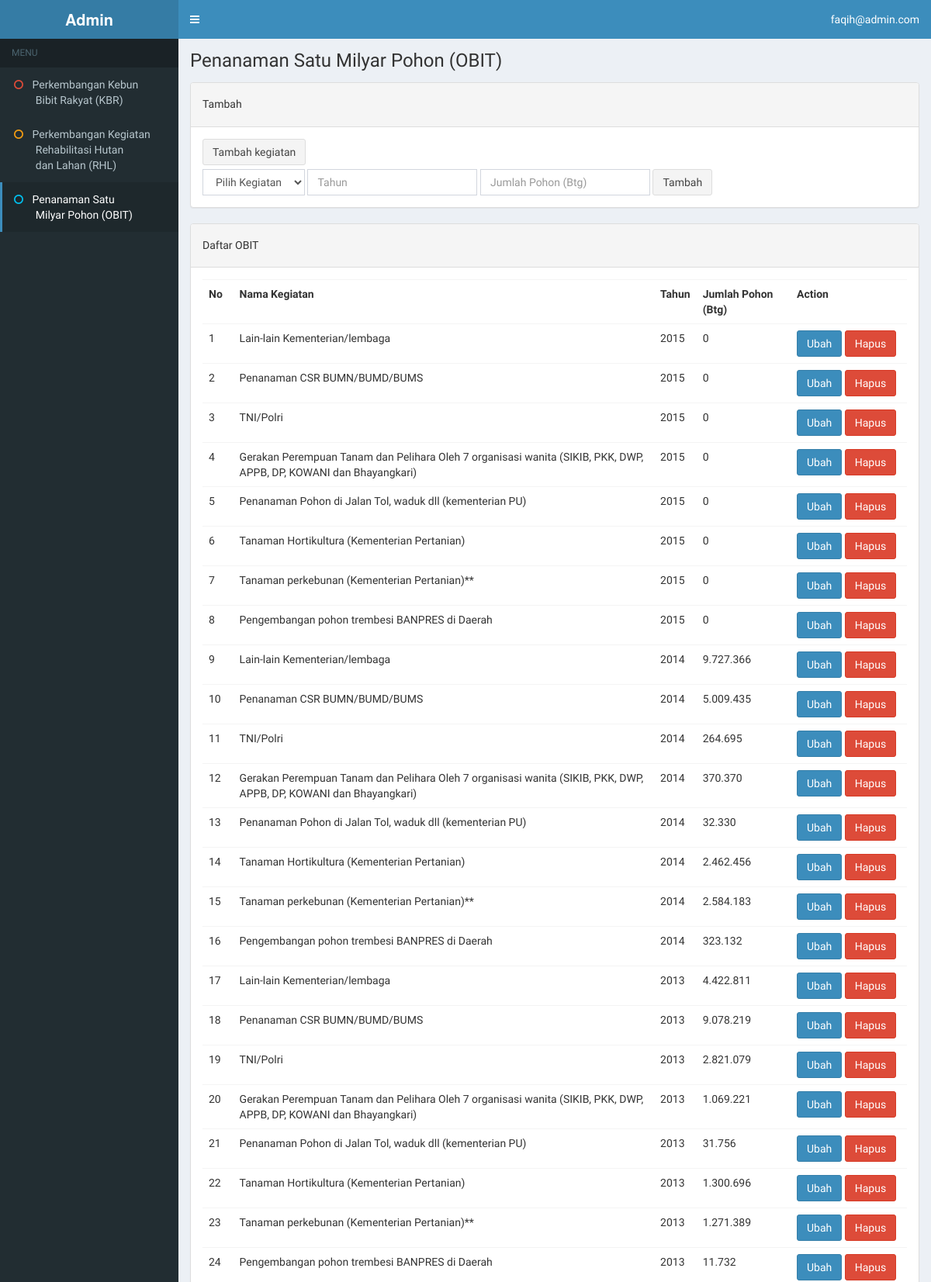
The page /admin/event/index.php (signed in, upper part) on the database its author committed.
### tables this page shows
CREATE TABLE `obit` (
  `id_obit` int(10) UNSIGNED NOT NULL,
  `id_event` int(10) UNSIGNED NOT NULL,
  `count` int(11) NOT NULL,
  `year` year(4) NOT NULL
);

CREATE TABLE `events` (
  `id_event` int(11) NOT NULL,
  `name` text NOT NULL,
  `sector` enum('forestry','nonforestry') NOT NULL
);

### admin/event/index.php (called while the page is built, shortened)
<?php
require(ROOTPATH."/models/obit.php");
$page = "obit";
$data_obit = get_obit();
include(ROOTPATH."/view/template.php");

### models/users.php (called while the page is built, shortened)
<?php
function getUserLogin(){
    if(isLoggedIn()) {
        $user = array();
        $user['id_user'] = $_SESSION['id_user'];
        $user['email'] = $_SESSION['email'];
        $user['rule'] = $_SESSION['rule'];
        return $user;
    }
    return null;
}
function isLoggedIn(){
    if(isset($_SESSION['is_logged_id']))
        return $_SESSION['is_logged_id'];
    return false;
}

### models/obit.php (called while the page is built, shortened)
<?php
function get_obit(){
    require "db_connection.php";
    $conn = mysqli_connect($hostname,  $username, $password, $dbname);
    $query = mysqli_query($conn, "SELECT * FROM obit INNER JOIN events on obit.id_event = events.id_event ORDER BY id_obit DESC;");
    return mysqli_fetch_all($query, MYSQLI_ASSOC);
}

### view/admin/dashboard_obit.php (the view, shortened to what this page needs)
<section class="content-header">
    <h1 style="margin-bottom: 15px">
        Penanaman Satu Milyar Pohon (OBIT)
    </h1>
    <?php
    $id_error = -1;
    ?>
    <div class="panel panel-default">
        <div class="panel-heading">
            <h5>Tambah</h5>
        </div>
        <div class="panel-body">
            <form class="form-inline" method="post" action="<?php echo ROOT; ?>/admin/obit/store.php">
                <div style="padding-bottom: 5px;">
                    <button class="btn btn-default obit-add-event add" type="button">Tambah kegiatan</button>
                </div>
                <div class="form-group obit-select-event">
                    <select class="form-control" name="event" required style="max-width: 200px">
                        <option disabled selected>Pilih Kegiatan</option>
                    </select>
                </div>
                <div class="form-group">
                    <input type="text"  class="tahun_kbr form-control" name="year" placeholder="Tahun" required>
                </div>
                <div class="form-group">
                    <input type="number" class="form-control" name="count" placeholder="Jumlah Pohon (Btg)" required>
                </div>
                <button type="submit" class="btn btn-default" value="SUBMIT" name="SUBMIT" >Tambah</button>
            </form>
        </div>
    </div>
    <div class="panel panel-default">
        <div class="panel-heading">
            <h5>Daftar OBIT</h5>
        </div>
        <div class="panel-body">
            <table class="table">
                <tr>
                    <th>No</th>
                    <th>Nama Kegiatan</th>
                    <th>Tahun</th>
                    <th>Jumlah Pohon (Btg)</th>
                    <th style="min-width: 150px;">Action</th>
                </tr>
                <?php if(empty($data_obit)): ?>
                <tr>
                    <td colspan="5" class="text-center">Data OBIT tidak ditemukan</td>
                </tr>
                <?php else: ?>
                    <?php foreach($data_obit as $key => $obit): ?>
                    <tr>
                        <td><?php echo $key+1; ?></td>
                        <td>
                            <span class="view <?php echo ($id_error == $obit['id_obit'] ? "hidden" : "") ?>"><?php echo $obit['name']; ?></span>
                        </td>
                        <td>
                            <span class="view <?php echo ($id_error == $obit['id_obit'] ? "hidden" : "") ?>"><?php echo $obit['year']; ?></span>
                        </td>
                        <td>
                            <span class="view <?php echo ($id_error == $obit['id_obit'] ? "hidden" : "") ?>"><?php echo number_format($obit['count'], 0, ",", "."); ?></span>
                        </td>
                        <td>
                            <button type='button' class='btn btn-primary btn-edit view <?php echo ($id_error == $obit['id_obit'] ? "hidden" : "") ?>'>Ubah</button>
                            <form id="form-delete-<?php echo $obit['id_obit']; ?>" method="post" action="<?php echo ROOT; ?>/admin/obit/delete.php" style="display: inline-block;">
                                <button Onclick='return ConfirmDelete();' type='submit' value='SUBMIT' name='SUBMIT' class='btn btn-danger view <?php echo ($id_error == $obit['id_obit'] ? "hidden" : "") ?>'>Hapus</button>
                            </form>
                        </td>
                    </tr>
                    <?php endforeach; ?>
                <?php endif; ?>
            </table>
        </div>
    </div>
</section>

### view/template.php (shortened to what this page needs)
<?php
    require_once(ROOTPATH."/models/users.php");
    $user = getUserLogin();
?>
<!DOCTYPE html>
<html>
<head>
    <link rel="stylesheet" href="<?php echo ROOT; ?>/assets/bootstrap/css/bootstrap.min.css">
    <link rel="stylesheet" href="https://cdnjs.cloudflare.com/ajax/libs/font-awesome/4.5.0/css/font-awesome.min.css">
    <link rel="stylesheet" href="https://cdnjs.cloudflare.com/ajax/libs/ionicons/2.0.1/css/ionicons.min.css">
    <link rel="stylesheet" href="<?php echo ROOT; ?>/assets/plugins/jvectormap/jquery-jvectormap-1.2.2.css">
    <link rel="stylesheet" href="<?php echo ROOT; ?>/assets/dist/css/AdminLTE.min.css">
    <link rel="stylesheet" href="<?php echo ROOT; ?>/assets/dist/css/skins/_all-skins.min.css">
    <link rel="stylesheet" href="<?php echo ROOT; ?>/assets/plugins/datepicker/datepicker3.css">
</head>
<body class="hold-transition skin-blue sidebar-mini">
<div class="wrapper">
    <header class="main-header">
        <a href="<?php echo ROOT; ?>" class="logo">
            <?php if($user['rule'] == 'admin'):?>
                <span class="logo-lg"><b>Admin</b></span>
            <?php endif;?>
        </a>
        <nav class="navbar navbar-static-top">
            <a href="#" class="sidebar-toggle" data-toggle="offcanvas" role="button">
            </a>
            <div class="navbar-custom-menu">
                <ul class="nav navbar-nav">
                    <li class="dropdown messages-menu">
                        <a href="#" class="dropdown-toggle" data-toggle="dropdown">
                            <?php echo $user['email']; ?>
                        </a>
                    </li>
                </ul>
            </div>
        </nav>
    </header>
    <aside class="main-sidebar">
        <section class="sidebar">
            <ul class="sidebar-menu">
                <li class="header">MENU</li>
                <li<?php echo ($page == "kbr" ? " class=active" : ""); ?>><a href="<?php echo ROOT.'/'.$user['rule'];?>/kbr"><i class="fa fa-circle-o text-red"></i> <span>Perkembangan Kebun <br>&nbsp;&nbsp;&nbsp;&nbsp;&nbsp;&nbsp;&nbsp;&nbsp;Bibit Rakyat (KBR)</span></a></li>
                <li<?php echo ($page == "rhl" ? " class=active" : ""); ?>><a href="<?php echo ROOT.'/'.$user['rule'];?>/rhl"><i class="fa fa-circle-o text-yellow"></i> <span>Perkembangan Kegiatan <br>&nbsp;&nbsp;&nbsp;&nbsp;&nbsp;&nbsp;&nbsp;&nbsp;Rehabilitasi Hutan <br>&nbsp;&nbsp;&nbsp;&nbsp;&nbsp;&nbsp;&nbsp;&nbsp;dan Lahan (RHL)</span></a></li>
                <li<?php echo ($page == "obit" ? " class=active" : ""); ?>><a href="<?php echo ROOT.'/'.$user['rule'];?>/obit"><i class="fa fa-circle-o text-aqua"></i> <span>Penanaman Satu <br>&nbsp;&nbsp;&nbsp;&nbsp;&nbsp;&nbsp;&nbsp;&nbsp;Milyar Pohon (OBIT)</span></a></li>
            </ul>
        </section>
    </aside>
    <div class="content-wrapper">
        <?php
        switch($page){
            case "obit":
                include(ROOTPATH."/view/".$user['rule']."/dashboard_obit.php");
                break;
        }
        ?>
    </div>
</div>
</body>
</html>

### rows shown on the page
obit: id_event.name "Lain-lain Kementerian/lembaga", year "2015", count "0"
obit: id_event.name "Penanaman CSR BUMN/BUMD/BUMS", year "2015", count "0"
obit: id_event.name "TNI/Polri", year "2015", count "0"
obit: id_event.name "Gerakan Perempuan Tanam dan Pelihara Oleh 7 organisasi wanita (SIKIB, PKK, DWP, APPB, DP, KOWANI dan Bhayangkari)", year "2015", count "0"
obit: id_event.name "Penanaman Pohon di Jalan Tol, waduk dll (kementerian PU)", year "2015", count "0"
obit: id_event.name "Tanaman Hortikultura (Kementerian Pertanian)", year "2015", count "0"
obit: id_event.name "Tanaman perkebunan (Kementerian Pertanian)**", year "2015", count "0"
obit: id_event.name "Pengembangan pohon trembesi BANPRES di Daerah", year "2015", count "0"
obit: id_event.name "Lain-lain Kementerian/lembaga", year "2014", count "9.727.366"
obit: id_event.name "Penanaman CSR BUMN/BUMD/BUMS", year "2014", count "5.009.435"
obit: id_event.name "TNI/Polri", year "2014", count "264.695"
obit: id_event.name "Gerakan Perempuan Tanam dan Pelihara Oleh 7 organisasi wanita (SIKIB, PKK, DWP, APPB, DP, KOWANI dan Bhayangkari)", year "2014", count "370.370"
obit: id_event.name "Penanaman Pohon di Jalan Tol, waduk dll (kementerian PU)", year "2014", count "32.330"
obit: id_event.name "Tanaman Hortikultura (Kementerian Pertanian)", year "2014", count "2.462.456"
obit: id_event.name "Tanaman perkebunan (Kementerian Pertanian)**", year "2014", count "2.584.183"
obit: id_event.name "Pengembangan pohon trembesi BANPRES di Daerah", year "2014", count "323.132"
obit: id_event.name "Lain-lain Kementerian/lembaga", year "2013", count "4.422.811"
obit: id_event.name "Penanaman CSR BUMN/BUMD/BUMS", year "2013", count "9.078.219"
obit: id_event.name "TNI/Polri", year "2013", count "2.821.079"
obit: id_event.name "Gerakan Perempuan Tanam dan Pelihara Oleh 7 organisasi wanita (SIKIB, PKK, DWP, APPB, DP, KOWANI dan Bhayangkari)", year "2013", count "1.069.221"
obit: id_event.name "Penanaman Pohon di Jalan Tol, waduk dll (kementerian PU)", year "2013", count "31.756"
obit: id_event.name "Tanaman Hortikultura (Kementerian Pertanian)", year "2013", count "1.300.696"
obit: id_event.name "Tanaman perkebunan (Kementerian Pertanian)**", year "2013", count "1.271.389"
obit: id_event.name "Pengembangan pohon trembesi BANPRES di Daerah", year "2013", count "11.732"

### other values the page prints
$user['email'] "faqih@admin.com"
